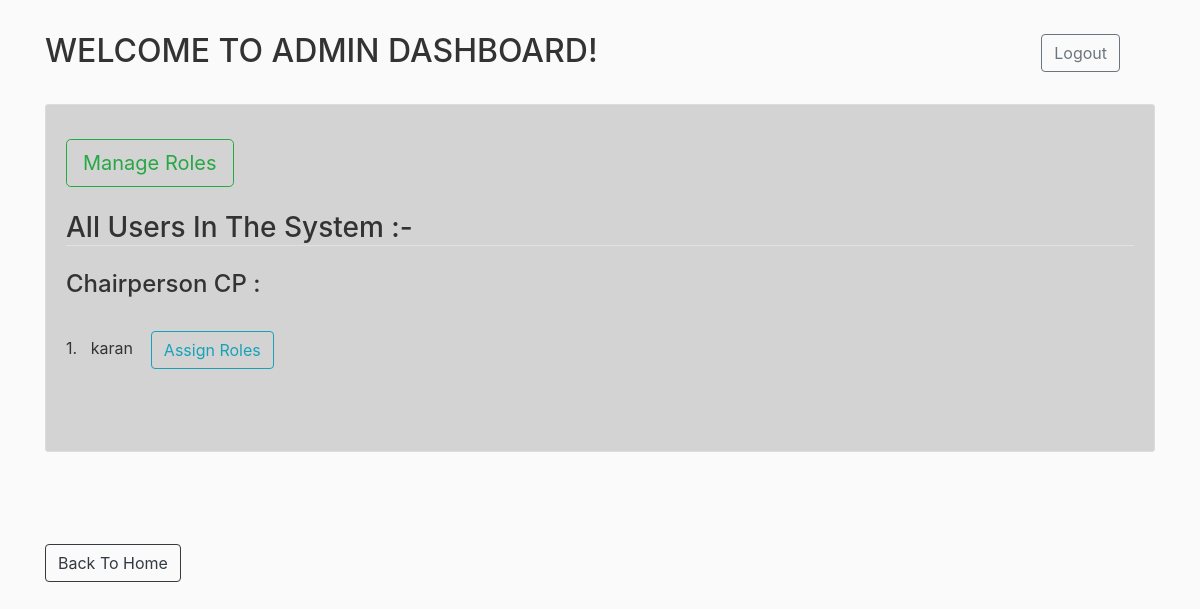
The app's page /admin (signed in), older data.
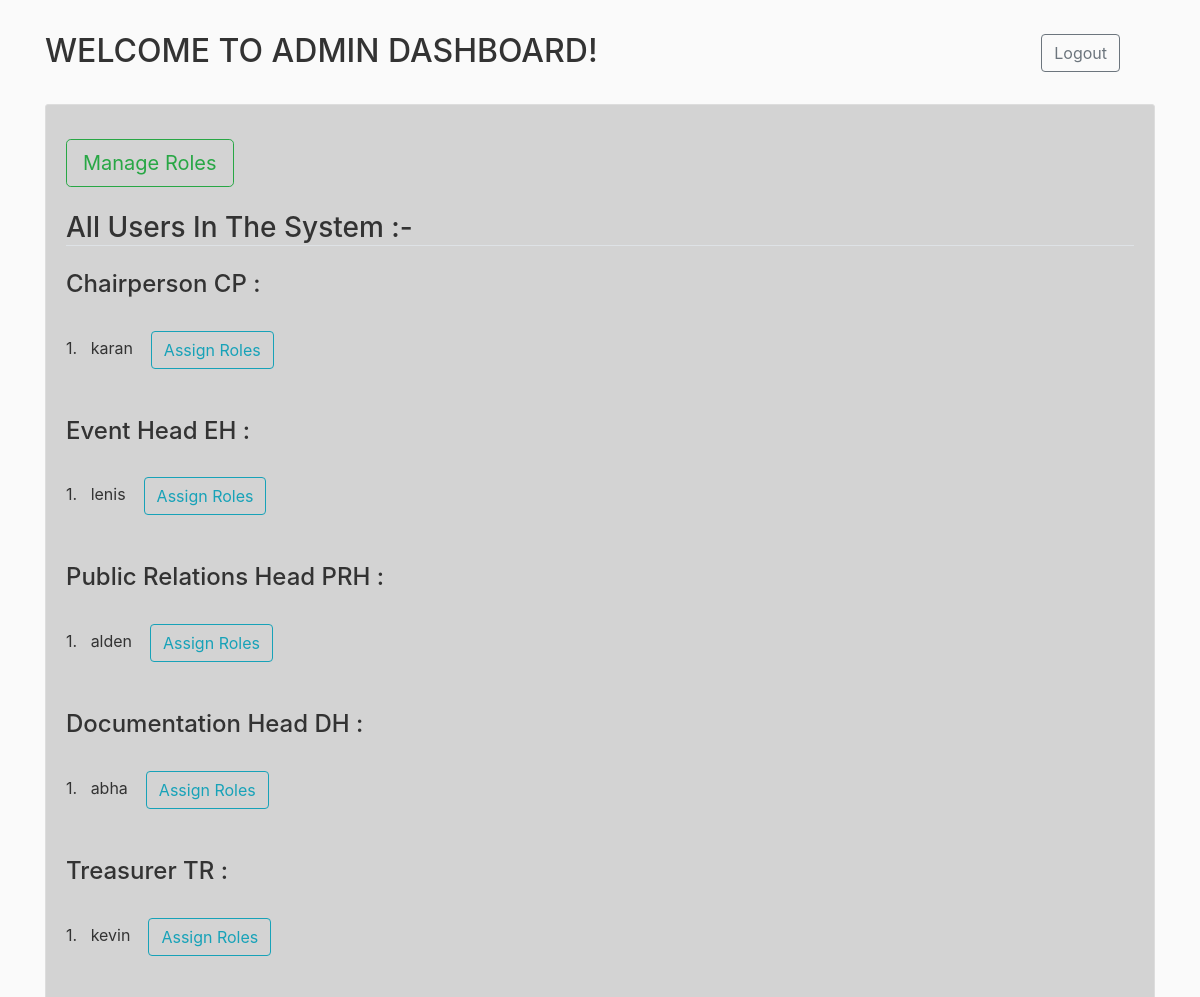
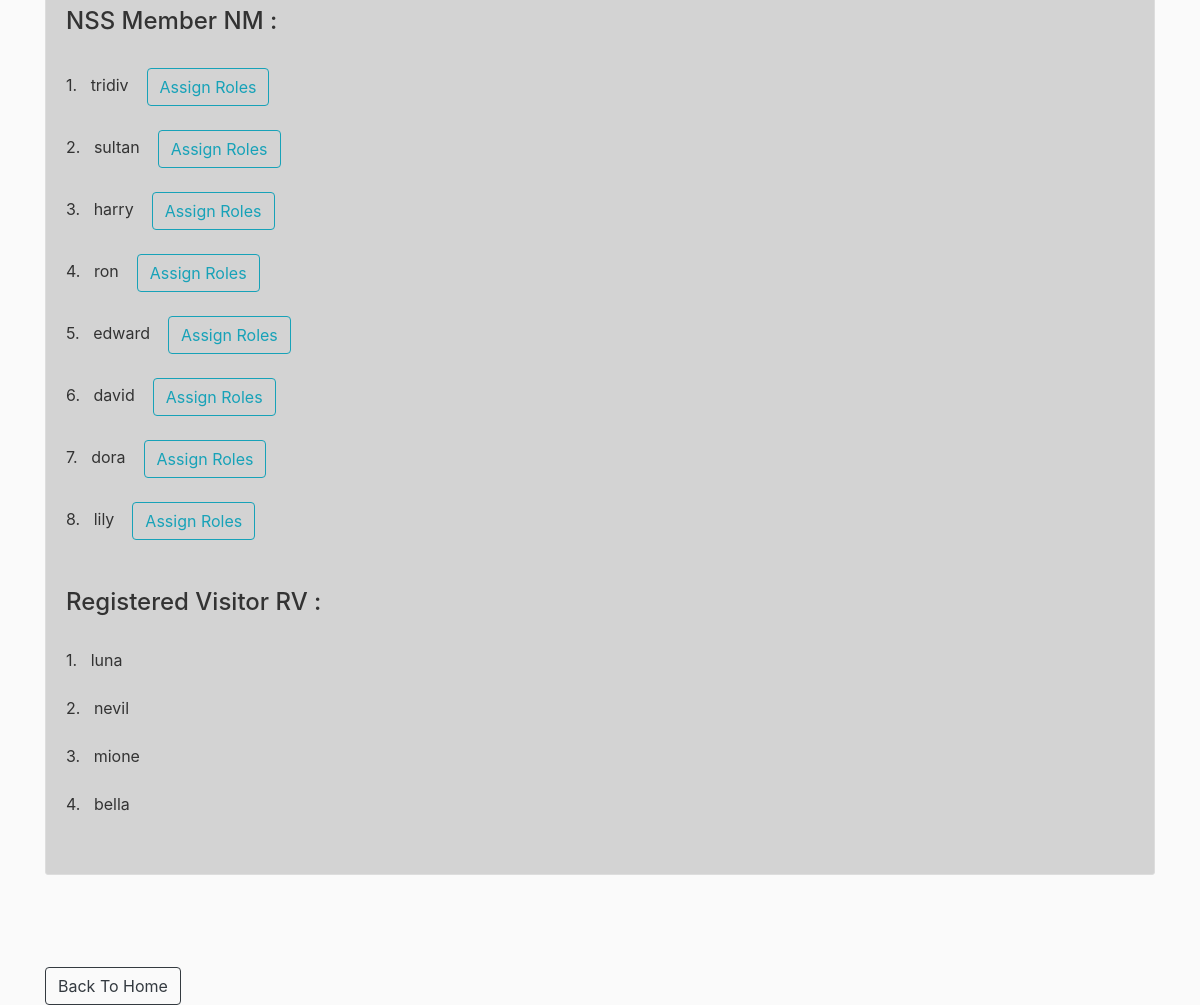
The same page, newer data (2 pictures, top to bottom).
### rbac/models.py (models this page shows, shortened)
class User(db.Model, UserMixin):
    id = db.Column(db.Integer, primary_key=True)
    username = db.Column(db.String(120), unique=True, nullable=False)
    password = db.Column(db.String(60), nullable=False)
    roles = db.relationship('Role', secondary='user_roles')
    events_attended = relationship("Event", secondary="attendance") #user.events_attended
    events_registered = relationship("Event", secondary="registration") #user.events_registered

### rbac/routes.py (the view)
@app.route("/admin")
@login_required
def admin():
    if get_role(current_user) != 'Admin':
        return redirect(url_for('home'))
    admin,cp,dh,eh,prh,tr,prt,et,nm,rv = get_user_by_role()
    return render_template('admin.html',admin=admin,cp=cp,dh=dh,eh=eh,prh=prh,tr=tr,prt=prt,et=et,nm=nm,rv=rv)

### rbac/models.py (called while the page is built)
@login_manager.user_loader
def load_user(user_id):
    return User.query.get(int(user_id))

### rbac/routes.py (called while the page is built)
def get_user_by_role():
    users = User.query.all()
    admin,cp,dh,eh,prh,tr,prt,et,nm,rv = [],[],[],[],[],[],[],[],[],[]
    for user in users:
        role = get_role(user)
        if role == 'Admin':
            admin.append(user)
        elif role == 'CP':
            cp.append(user)
        elif role == 'DH':
            dh.append(user)
        elif role == 'EH':
            eh.append(user)
        elif role == 'PRH':
            prh.append(user)
        elif role == 'TR':
            tr.append(user)
        elif role == 'PRT':
            prt.append(user)
        elif role == 'ET':
            et.append(user)
        elif role == 'NM':
            nm.append(user)
        else:
            rv.append(user)
    return admin,cp,dh,eh,prh,tr,prt,et,nm,rv

### rbac/templates/admin.html (shortened to what this page needs)
{% extends "layout.html" %}
{% block content %}
<h2> WELCOME TO ADMIN DASHBOARD!&nbsp;&nbsp;&nbsp;&nbsp;&nbsp;&nbsp;&nbsp;&nbsp;&nbsp;&nbsp;&nbsp;&nbsp;
   &nbsp;&nbsp;&nbsp;&nbsp;&nbsp;&nbsp;&nbsp;&nbsp;&nbsp;&nbsp;&nbsp;&nbsp;
   &nbsp;&nbsp;&nbsp;&nbsp;&nbsp;&nbsp;&nbsp;&nbsp;&nbsp;&nbsp;&nbsp;&nbsp;
   &nbsp;&nbsp;&nbsp;&nbsp;&nbsp;&nbsp;&nbsp;&nbsp;&nbsp;&nbsp;&nbsp;&nbsp;
   <span style="white-space: nowrap"> <a href="{{ url_for('logout') }}" class="btn btn-outline-secondary">Logout</a></span></h2>
   <br>
<div class="content-section">
<br>
<a href="{{ url_for('all_roles') }}" class="btn btn-outline-success btn-lg">Manage Roles</a>
<br><br>
<h3 class="border-bottom mb-4">All Users In The System :-</h3>
{% if cp %}
<h4> Chairperson CP : </h4><br>
{% for v in cp %}
   {{loop.index}}. &nbsp; {{ v.username }} &nbsp;&nbsp;&nbsp;<a class="btn btn-outline-info" href="{{ url_for('add_roles',id=v.id) }}">Assign Roles</a><br><br>
{% endfor %}
<br>
{% endif %}
{% if eh %}
<h4>Event Head EH : </h4><br>
{% for v in eh %}
   {{loop.index}}. &nbsp; {{ v.username }} &nbsp;&nbsp;&nbsp;<a class="btn btn-outline-info" href="{{ url_for('add_roles',id=v.id) }}">Assign Roles</a><br><br>
{% endfor %}
<br>
{% endif %}
{% if prh %}
<h4>Public Relations Head PRH : </h4><br>
{% for v in prh %}
   {{loop.index}}. &nbsp; {{ v.username }} &nbsp;&nbsp;&nbsp;<a class="btn btn-outline-info" href="{{ url_for('add_roles',id=v.id) }}">Assign Roles</a><br><br>
{% endfor %}
<br>
{% endif %}
{% if dh %}
<h4>Documentation Head DH : </h4><br>
{% for v in dh %}
   {{loop.index}}. &nbsp; {{ v.username }} &nbsp;&nbsp;&nbsp;<a class="btn btn-outline-info" href="{{ url_for('add_roles',id=v.id) }}">Assign Roles</a><br><br>
{% endfor %}
<br>
{% endif %}
{% if tr %}
<h4>Treasurer TR : </h4><br>
{% for v in tr %}
   {{loop.index}}. &nbsp; {{ v.username }} &nbsp;&nbsp;&nbsp;<a class="btn btn-outline-info" href="{{ url_for('add_roles',id=v.id) }}">Assign Roles</a><br><br>
{% endfor %}
<br>
{% endif %}
{% if nm %}
<h4>NSS Member NM : </h4><br>
{% for v in nm %}
   {{loop.index}}. &nbsp; {{ v.username }} &nbsp;&nbsp;&nbsp;<a class="btn btn-outline-info" href="{{ url_for('add_roles',id=v.id) }}">Assign Roles</a><br><br>
{% endfor %}
<br>
{% endif %}
{% if rv %}
<h4>Registered Visitor RV : </h4><br>
{% for v in rv %}
   {{loop.index}}. &nbsp; {{ v.username }}<br><br>
{% endfor %}
{% endif %}
<br>
</div>
<br><br><br>
<a href="{{ url_for('home') }}" class="btn btn-outline-dark" >Back To Home</a>
{% endblock content %}

Row changes from the older to the newer data that the page shows:
added User: username "lenis", shown under "Event Head EH :"
added User: username "alden", shown under "Public Relations Head PRH :"
added User: username "abha", shown under "Documentation Head DH :"
added User: username "kevin", shown under "Treasurer TR :"
added User: username "tridiv", shown under "NSS Member NM :"
added User: username "sultan", shown under "NSS Member NM :"
added User: username "harry", shown under "NSS Member NM :"
added User: username "ron", shown under "NSS Member NM :"
added User: username "edward", shown under "NSS Member NM :"
added User: username "david", shown under "NSS Member NM :"
added User: username "dora", shown under "NSS Member NM :"
added User: username "lily", shown under "NSS Member NM :"
added User: username "luna", shown under "Registered Visitor RV :"
added User: username "nevil", shown under "Registered Visitor RV :"
added User: username "mione", shown under "Registered Visitor RV :"
added User: username "bella", shown under "Registered Visitor RV :"
Text that changed along with them:
text now shown: "Event Head EH : Public Relations Head PRH : Documentation Head DH : Treasurer TR : NSS Member NM : Registered Visitor RV :"
